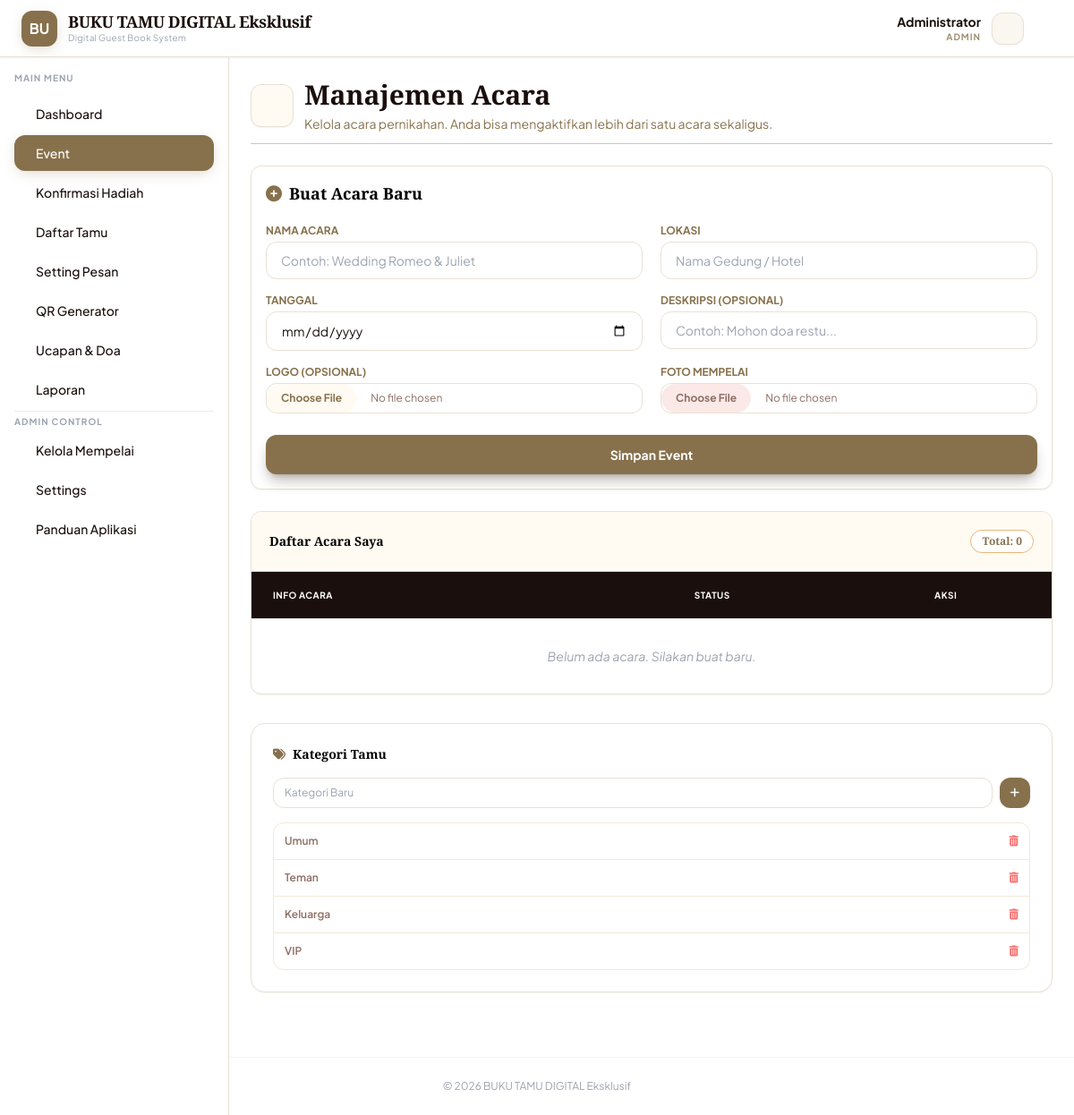
The page /event.php (signed in) on the database its author committed.
### tables this page shows
CREATE TABLE `pengaturan` (
  `id` int(11) NOT NULL AUTO_INCREMENT,
  `app_name` varchar(100) DEFAULT 'Buku Tamu Wedding',
  `logo_text` varchar(20) DEFAULT 'BT',
  `logo_dashboard` varchar(255) DEFAULT '',
  `copyright` varchar(255) DEFAULT '© 2026',
  `hero_title` varchar(255) DEFAULT 'The Wedding Of',
  `hero_desc` text DEFAULT NULL,
  `hero_img` varchar(255) DEFAULT '',
  `btn_text` varchar(50) DEFAULT 'Info Acara',
  `btn_link` varchar(255) DEFAULT '#',
  `bg_mode` varchar(20) DEFAULT 'image',
  `bg_youtube_url` varchar(255) DEFAULT '',
  `bg_img` varchar(255) DEFAULT '',
  `timezone` varchar(50) DEFAULT 'Asia/Jakarta',
  `language` varchar(10) DEFAULT 'id',
  `speed_timer` int(11) DEFAULT 10,
  `color_start` varchar(20) DEFAULT '#4F46E5',
  `color_end` varchar(20) DEFAULT '#000000',
  `color_text` varchar(20) DEFAULT '#FFFFFF',
  `delay_welcome` int(11) DEFAULT 5,
  `delay_gathering` int(11) DEFAULT 5,
  `looping_overlay` tinyint(1) DEFAULT 0,
  `looping_overlay_timer` int(11) DEFAULT 10,
  `animasi_out` varchar(50) DEFAULT 'Fade',
  `animasi_duration` int(11) DEFAULT 1000,
  `welcome_text` text DEFAULT NULL,
  `welcome_bg_color` varchar(20) DEFAULT '#ffffff',
  `welcome_font_color` varchar(20) DEFAULT '#000000',
  `welcome_font` varchar(50) DEFAULT 'Poppins',
  `size_acara` int(11) DEFAULT 20,
  `size_welcome` int(11) DEFAULT 40,
  `size_tamu` int(11) DEFAULT 60,
  `size_tanggal` int(11) DEFAULT 16,
  `size_lokasi` int(11) DEFAULT 16,
  `size_waktu` int(11) DEFAULT 16,
  `show_acara` tinyint(1) DEFAULT 1,
  `show_kategori` tinyint(1) DEFAULT 1,
  `show_tanggal` tinyint(1) DEFAULT 1,
  `show_lokasi` tinyint(1) DEFAULT 1,
  `show_waktu` tinyint(1) DEFAULT 1,
  `wa_template` text DEFAULT NULL,
  `broadcast_link` varchar(255) DEFAULT '',
  `broadcast_param_id` int(11) DEFAULT NULL,
  `import_info_text` text DEFAULT NULL,
  `show_frame` tinyint(1) DEFAULT 0,
  `frame_img` varchar(255) DEFAULT '',
  `show_logo` tinyint(1) DEFAULT 1,
  `show_running_text` tinyint(1) DEFAULT 1,
  PRIMARY KEY (`id`)
);

CREATE TABLE `kategori_tamu` (
  `id` int(11) NOT NULL AUTO_INCREMENT,
  `nama_kategori` varchar(50) NOT NULL,
  PRIMARY KEY (`id`)
);

### event.php (the view, shortened to what the rows shown need)
<?php
require 'koneksi.php';
$uid  = $_SESSION['user_id'];
$role = $_SESSION['role'];
$parent_id = $_SESSION['parent_id'] ?? 0;
$effective_uid = ($role == 'receptionist' && $parent_id > 0) ? $parent_id : $uid;
$check_kat = mysqli_query($koneksi, "SHOW COLUMNS FROM kategori_tamu LIKE 'user_id'");
if($check_kat && mysqli_num_rows($check_kat) == 0){ mysqli_query($koneksi, "ALTER TABLE kategori_tamu ADD COLUMN user_id INT DEFAULT 1 AFTER id"); }
$config = mysqli_fetch_assoc(mysqli_query($koneksi, "SELECT * FROM pengaturan LIMIT 1"));
if ($role == 'admin') {
    $kategori_data = mysqli_query($koneksi, "SELECT * FROM kategori_tamu ORDER BY id DESC");
} else {
    $all_events = mysqli_query($koneksi, "SELECT * FROM events WHERE user_id = '$effective_uid' ORDER BY id DESC");
    $kategori_data = mysqli_query($koneksi, "SELECT * FROM kategori_tamu WHERE user_id = '$effective_uid' ORDER BY id DESC");
}
?>
<!DOCTYPE html>
<html lang="id">
<head>
    <script src="https://cdn.tailwindcss.com"></script>
    <link rel="stylesheet" href="https://cdnjs.cloudflare.com/ajax/libs/font-awesome/6.0.0/css/all.min.css">
</head>
<body class="text-[#1a0f0d]" style="background-color:#ffffff; background-image:url('https://www.transparenttextures.com/patterns/cream-paper.png');">
    <?php if(file_exists('sidebar.php')) include 'sidebar.php'; ?>
    <main class="md:ml-64 p-4 lg:p-6 relative">
        <div class="max-w-7xl mx-auto">
            <div class="mb-5 lg:mb-6 border-b border-[#d1c7b7] pb-3">
                <div class="flex items-center gap-3">
                    <div>
                        <h1 class="text-2xl lg:text-3xl font-bold text-[#1a0f0d] font-serif">Manajemen Acara</h1>
                    </div>
                </div>
            </div>
            <div class="grid grid-cols-1 xl:grid-cols-3 gap-6 lg:gap-8">
                <div class="xl:col-span-2 space-y-6">
                    <div class="bg-white rounded-xl shadow-sm border border-[#e8e1d5] overflow-hidden">
                        <div class="overflow-x-auto">
                            <table class="w-full text-left text-sm min-w-[600px]">
                                <thead class="bg-[#1a0f0d] text-white uppercase text-[10px] font-bold tracking-wider">
                                    <tr>
                                        <th class="px-6 py-4 text-white">Info Acara</th>
                                        <th class="px-6 py-4 text-center text-white">Status</th>
                                        <th class="px-6 py-4 text-center text-white">Aksi</th>
                                    </tr>
                                </thead>
                            </table>
                        </div>
                    </div>
                </div>
                <div class="space-y-6">
                    <div class="bg-white p-6 rounded-2xl shadow-sm border border-[#e8e1d5]">
                        <div class="max-h-60 overflow-y-auto border border-[#f3e9d8] rounded-xl custom-scrollbar">
                            <table class="w-full text-xs">
                                <?php while($kat = mysqli_fetch_assoc($kategori_data)): ?>
                                <tr class="border-b border-[#f3e9d8] last:border-0 hover:bg-[#fffbf2]">
                                    <td class="p-3 font-semibold text-[#8d6e63]"><?= $kat['nama_kategori'] ?></td>
                                    <td class="p-3 text-right"><button onclick="submitHapusKategori(<?= $kat['id'] ?>)" class="text-red-400 hover:text-red-600"><i class="fas fa-trash-alt"></i></button></td>
                                </tr>
                                <?php endwhile; ?>
                            </table>
                        </div>
                    </div>
                </div>
            </div>
        </div>
    </main>
        <footer class="mt-12 mb-6 text-center text-xs text-gray-400 border-t border-gray-100 pt-6">
            <?= $config_global['copyright'] ?? $config['copyright'] ?? '© ' . date('Y') . ' BUKU TAMU DIGITAL Eksklusif' ?>
        </footer>
</body></html>

### sidebar.php (shortened to what the rows shown need)
<?php
$page = basename($_SERVER['PHP_SELF']);
$role = $_SESSION['role'] ?? 'mempelai';
$home_url = 'dashboard.php';
$logo_path = 'assets/' . ($config['logo_dashboard'] ?? '');
$has_logo  = !empty($config['logo_dashboard']) && file_exists($logo_path);
?>
<nav class="bg-white border-b border-[#e8e1d5] fixed w-full z-40 top-0 h-16 transition-all shadow-sm">
    <div class="px-4 lg:px-6 flex justify-between items-center h-full">
        <a href="<?= $home_url ?>" class="flex items-center gap-3 hover:opacity-80 transition group">
            <?php if($has_logo): ?>
                <img src="<?= $logo_path ?>" alt="Logo App" class="w-9 h-9 md:w-10 md:h-10 object-contain bg-white rounded-xl shadow-sm border border-[#e8e1d5] p-0.5 group-hover:scale-105 transition-transform">
            <?php else: ?>
                <div class="bg-gold text-white w-9 h-9 md:w-10 md:h-10 rounded-xl flex items-center justify-center font-bold text-sm md:text-base shadow-gold group-hover:scale-105 transition-transform">
                    <?= substr($config['app_name'] ?? 'BT', 0, 2) ?>
                </div>
            <?php endif; ?>
            <div class="flex flex-col">
                <span class="font-serif font-bold text-lg text-brown tracking-tight leading-tight">
                    <?= $config['app_name'] ?? 'GuestBook' ?>
                </span>
                <span class="text-[10px] text-gray-400 hidden md:block tracking-wide">Digital Guest Book System</span>
            </div>
        </a>
        <div class="flex items-center gap-3">
            <div class="text-right hidden md:block">
                <p class="text-sm font-bold text-brown"><?= $_SESSION['nama_lengkap'] ?? 'Admin' ?></p>
                <p class="text-[10px] text-gold uppercase tracking-widest font-bold opacity-80"><?= $role ?></p>
            </div>
            <a href="profil.php" class="w-9 h-9 bg-[#faf7f0] text-[#87714c] rounded-xl flex items-center justify-center border border-[#e8e1d5] hover:bg-[#87714c] hover:text-white transition shadow-sm" title="Profil Saya">
            </a>
            <a href="#" onclick="confirmLogout(event)" class="text-gray-400 hover:text-red-500 transition ml-1 p-2 hidden md:block" title="Keluar">
            </a>
        </div>
    </div>
</nav>
<aside class="hidden md:block w-64 bg-white border-r border-[#e8e1d5] fixed h-full left-0 top-16 overflow-y-auto z-30 pb-20 scrollbar-hide">
    <div class="p-4">
        <p class="text-[10px] font-bold text-gray-400 uppercase tracking-widest mb-3">Main Menu</p>
        <nav class="space-y-1">
            <a href="dashboard.php" class="flex items-center gap-3 px-3 py-2.5 rounded-xl font-medium transition-all <?= ($page == 'dashboard.php') ? 'bg-gold text-white shadow-gold' : 'text-brown hover-cream hover:text-gold' ?>">
                <iconify-icon icon="solar:widget-3-bold-duotone" class="text-xl"></iconify-icon> <span class="text-sm">Dashboard</span>
            </a>
            <a href="event.php" class="flex items-center gap-3 px-3 py-2.5 rounded-xl font-medium transition-all <?= ($page == 'event.php') ? 'bg-gold text-white shadow-gold' : 'text-brown hover-cream hover:text-gold' ?>">
                <iconify-icon icon="solar:calendar-date-bold-duotone" class="text-xl"></iconify-icon> <span class="text-sm">Event</span>
            </a>
            <a href="hadiah.php" class="flex items-center gap-3 px-3 py-2.5 rounded-xl font-medium transition-all <?= ($page == 'hadiah.php') ? 'bg-gold text-white shadow-gold' : 'text-brown hover-cream hover:text-gold' ?>">
                <iconify-icon icon="solar:gift-bold-duotone" class="text-xl"></iconify-icon> <span class="text-sm">Konfirmasi Hadiah</span>
            </a>
            <a href="tamu.php" class="flex items-center gap-3 px-3 py-2.5 rounded-xl font-medium transition-all <?= ($page == 'tamu.php') ? 'bg-gold text-white shadow-gold' : 'text-brown hover-cream hover:text-gold' ?>">
                <iconify-icon icon="solar:users-group-rounded-bold-duotone" class="text-xl"></iconify-icon> <span class="text-sm">Daftar Tamu</span>
            </a>
            <a href="broadcast.php" class="flex items-center gap-3 px-3 py-2.5 rounded-xl font-medium transition-all <?= ($page == 'broadcast.php') ? 'bg-gold text-white shadow-gold' : 'text-brown hover-cream hover:text-gold' ?>">
                <iconify-icon icon="solar:mailbox-bold-duotone" class="text-xl"></iconify-icon> <span class="text-sm">Setting Pesan</span>
            </a>
            <a href="qr.php" class="flex items-center gap-3 px-3 py-2.5 rounded-xl font-medium transition-all <?= ($page == 'qr.php') ? 'bg-gold text-white shadow-gold' : 'text-brown hover-cream hover:text-gold' ?>">
                <iconify-icon icon="solar:qr-code-bold-duotone" class="text-xl"></iconify-icon> <span class="text-sm">QR Generator</span>
            </a>
            <a href="ucapan.php" class="flex items-center gap-3 px-3 py-2.5 rounded-xl font-medium transition-all <?= ($page == 'ucapan.php') ? 'bg-gold text-white shadow-gold' : 'text-brown hover-cream hover:text-gold' ?>">
                <iconify-icon icon="solar:chat-round-dots-bold-duotone" class="text-xl"></iconify-icon> <span class="text-sm">Ucapan & Doa</span>
            </a>
            <a href="report.php" class="flex items-center gap-3 px-3 py-2.5 rounded-xl font-medium transition-all <?= ($page == 'report.php') ? 'bg-gold text-white shadow-gold' : 'text-brown hover-cream hover:text-gold' ?>">
                <iconify-icon icon="solar:chart-bold-duotone" class="text-xl"></iconify-icon> <span class="text-sm">Laporan</span>
            </a>
            <?php if($role == 'admin'): ?>
            <hr class="my-3 border-[#f0ebe3]">
            <p class="text-[10px] font-bold text-gray-400 uppercase tracking-widest mb-2">Admin Control</p>
            <a href="kelola_mempelai.php" class="flex items-center gap-3 px-3 py-2.5 rounded-xl font-medium transition-all <?= ($page == 'kelola_mempelai.php') ? 'bg-gold text-white shadow-gold' : 'text-brown hover-cream hover:text-gold' ?>">
                <iconify-icon icon="solar:heart-bold-duotone" class="text-xl text-pink-400"></iconify-icon> <span class="text-sm">Kelola Mempelai</span>
            </a>
            <a href="pengaturan.php" class="flex items-center gap-3 px-3 py-2.5 rounded-xl font-medium transition-all <?= ($page == 'pengaturan.php') ? 'bg-gold text-white shadow-gold' : 'text-brown hover-cream hover:text-gold' ?>">
                <iconify-icon icon="solar:settings-bold-duotone" class="text-xl"></iconify-icon> <span class="text-sm">Settings</span>
            </a>
            <?php endif; ?>
            <a href="petunjuk.php" class="flex items-center gap-3 px-3 py-2.5 rounded-xl font-medium transition-all <?= ($page == 'petunjuk.php') ? 'bg-gold text-white shadow-gold' : 'text-brown hover-cream hover:text-gold' ?>">
                <iconify-icon icon="solar:info-square-bold-duotone" class="text-xl"></iconify-icon> <span class="text-sm">Panduan Aplikasi</span>
            </a>
        </nav>
    </div>
</aside>

### rows shown on the page
pengaturan: app_name "BU", app_name "BUKU TAMU DIGITAL Eksklusif", copyright "© 2026 BUKU TAMU DIGITAL Eksklusif"
kategori_tamu: nama_kategori "Umum"
kategori_tamu: nama_kategori "Teman"
kategori_tamu: nama_kategori "Keluarga"
kategori_tamu: nama_kategori "VIP"

### other values the page prints
$_SESSION['nama_lengkap'] "Administrator"
$role "ADMIN"
mysqli_num_rows($all_events) "0"
